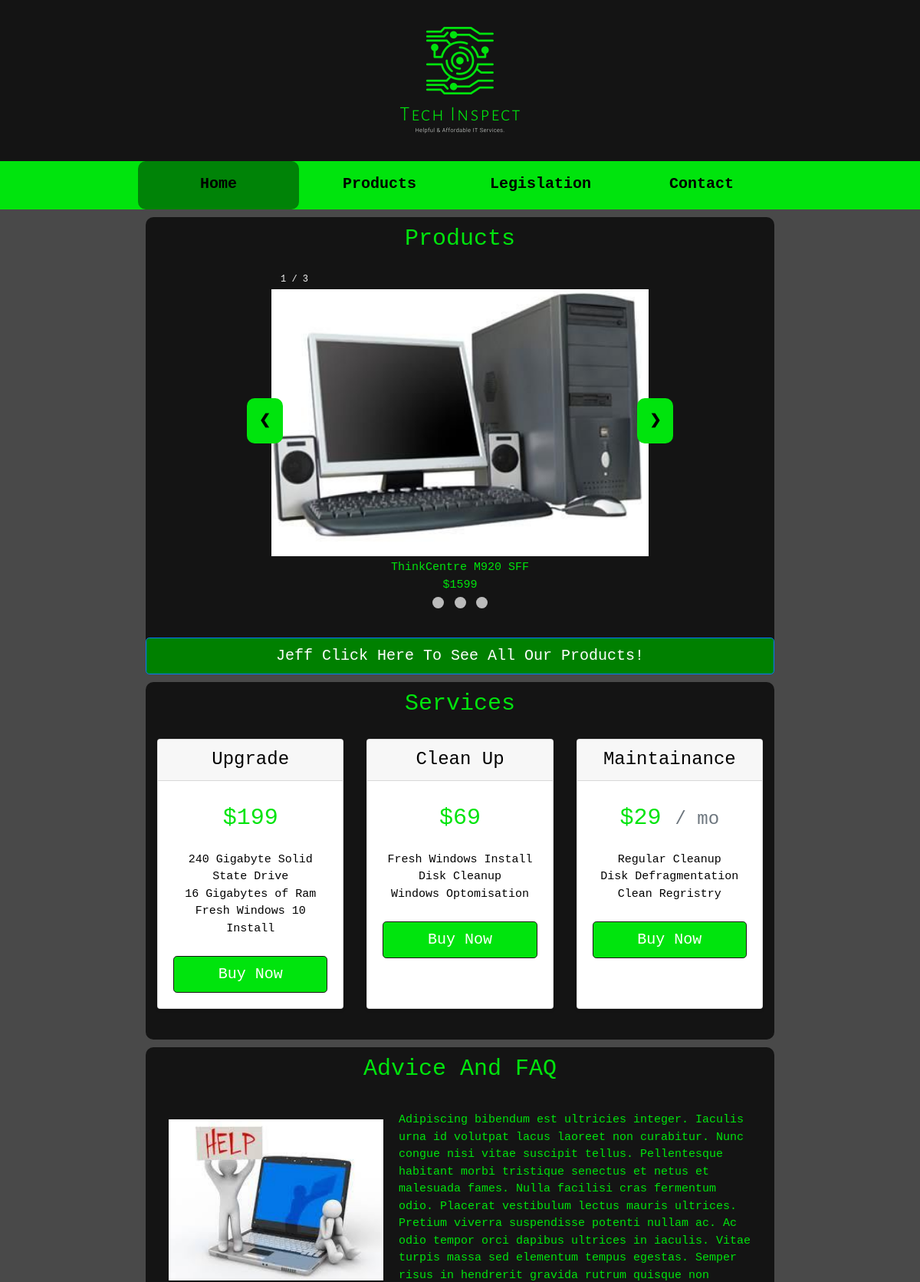
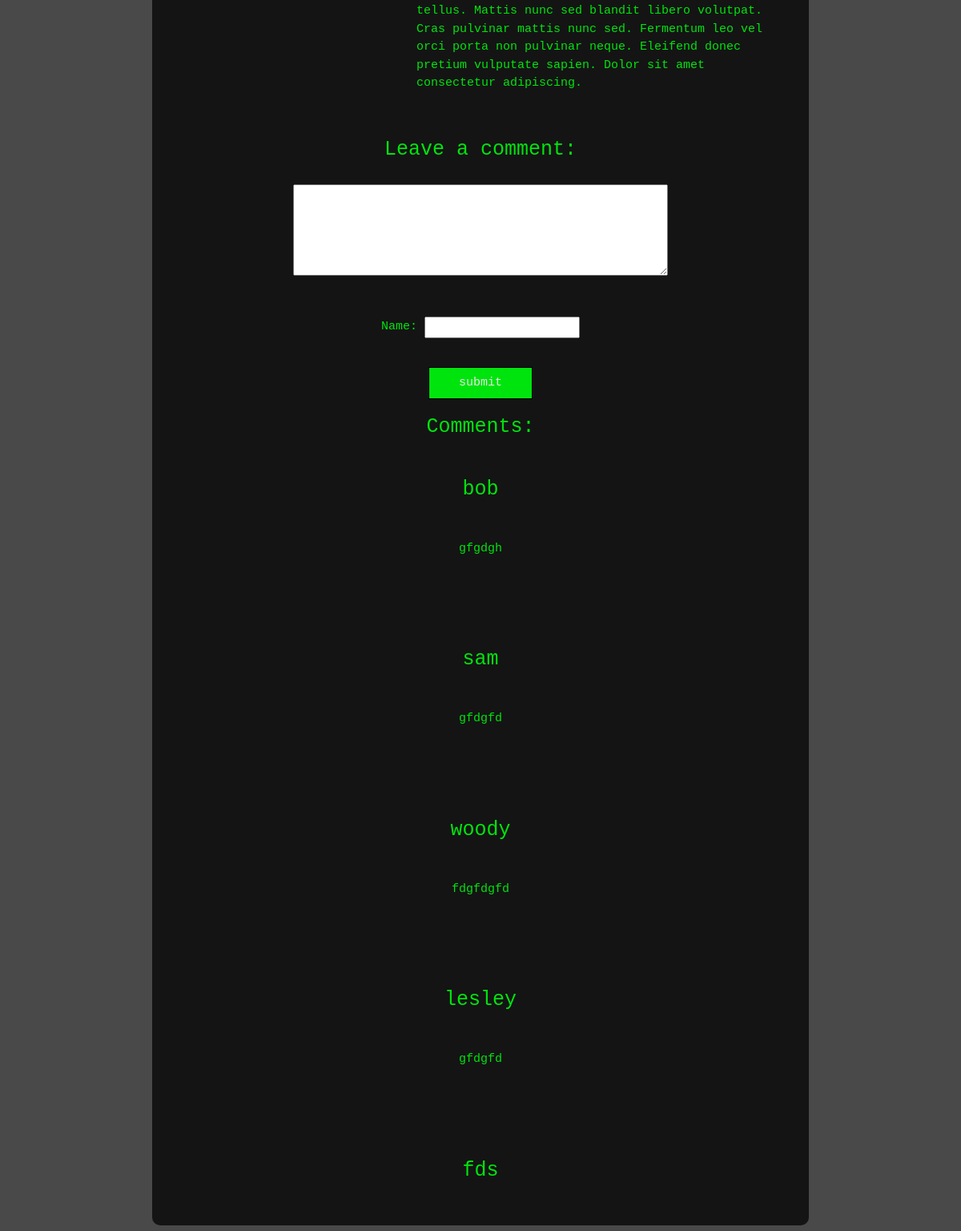
/pages/products (upper part), run on the app's committed database (2 pictures, top to bottom).
### tables this page shows
CREATE TABLE Content (
  IDN varchar(10) ,
  Properties TEXT,
  Something VARCHAR(20),
  PRIMARY KEY (IDN)
	
);

CREATE TABLE Images (
  Indx VARCHAR(10),
  Prop TEXT
	
);

CREATE TABLE Comments (
  Indx VARCHAR(10),
  Prop TEXT,
  FName varchar(30),
  TDate varchar (15)
	
);

### app/controllers/Pages.php (called while the page is built, shortened)
<?php
    class Pages extends Controller {
      public function __construct() {
        $this->_page = $this->model('_content');
      }
      public function products(){
        $title = $this->_page->title();
        $paragraph = $this->_page->paragraph();
        $image = $this->_page->image();
        $comments = $this->_page->comments();
        $data = [
         'title' => $title,
         'paragraph' => $paragraph,
         'image' => $image,
         'comments' => $comments,
         'title2' => "fds",
       ];
        $this->view('pages/template_products', $data);
       }
    }

### app/libraries/Core.php (called while the page is built, shortened)
<?php
    class Core {
        protected $currentMethod = 'index';
        public function __construct() {
            $url = $this->getURL();
            if(file_exists('../app/controllers/' . ucwords($url[0]) . '.php')) {
                unset($url[0]);
            }
            $this->currentController = new $this->currentController;
            if(isset($url[1])) {
                if(method_exists($this->currentController, $url[1])) {
                    $this->currentMethod = $url[1];
                    unset($url[1]);
                }
            }
            $this->params = $url ? array_values($url) : [null];
            call_user_func_array([$this->currentController, $this->currentMethod], $this->params);
        }
        public function getURL() {
            if(isset($_GET['url'])) {
                $url = rtrim($_GET['url'], '/');
                $url = filter_var($url, FILTER_SANITIZE_URL);
                $url = explode('/', $url);
                return $url;
            }
        }
    }
?>

### public/index.php (called while the page is built, shortened)
<?php
    $init = new Core();
?>

### app/libraries/Database.php (called while the page is built, shortened)
<?php
    class Database {
        private $host = DBHOST;
        private $user = DBUSER;
        private $pass = DBPASS;
        private $dbname = DBNAME;
        private $dbh;
        private $stmt;
        public function __construct() {
            $dsn = "mysql:host=".$this->host.";dbname=".$this->dbname;
            $options = [
                PDO::ATTR_PERSISTENT => true,
                PDO::ATTR_ERRMODE => PDO::ERRMODE_EXCEPTION
            ];
            try {
                $this->dbh = new PDO($dsn, $this->user, $this->pass, $options);
            } catch (PDOException $e) {
                $this->error = $e->getMessage();
                echo $this->error;
            }
        }
        public function query($sql) {
            $this->stmt = $this->dbh->prepare($sql);
        }
        public function execute() {
            return $this->stmt->execute();
        }
        public function resultSet() {
            $this->execute();
            return  $this->stmt->fetchAll(PDO::FETCH_ASSOC);
        }
    }
?>

### app/models/_content.php (called while the page is built, shortened)
<?php
class _content{
    private $db;
    public function __construct() {
        $this->db = new Database;
    }
    public function title() {
        $this->db->query('SELECT * FROM Content ');
        return $this->db->resultSet();
    }
    public function paragraph() {
        $this->db->query('SELECT * FROM Content ');
        return $this->db->resultSet();
    }
    public function image(){
        $this->db->query('SELECT * FROM Images');
        return $this->db->resultSet();
    }
    public function comments(){
        $this->db->query('SELECT * FROM Comments');
        return $this->db->resultSet();
    }
}

### app/views/pages/template_products.php (the view, shortened to what this page needs)
<?php include(APPROOT . "/views/includes/header.php"); ?>
<section>
        <div class="container1">
            <div class="content3">
                <div class="box1">
                    <h1><?php echo $data['title'][10]['Properties']; ?></h1>
                    <div class="slideshow-container1">
                        <div class="mySlides1 fade1">
                            <div class="numbertext1">1 / 3</div>
                            <img src="<?php echo $data['image'][3]['Prop']; ?>" style="width:100%">
                            <div class="text1"><?php echo $data['title'][11]['Properties']; ?></div>
                        </div>
                        <a class="prev1" onclick="plusSlides(-1)">&#10094;</a>
                        <a class="next1" onclick="plusSlides(1)">&#10095;</a>
                    </div>
                    <br>
                    <div style="text-align:center">
                        <span class="dot1" onclick="currentSlide(1)"></span>
                        <span class="dot1" onclick="currentSlide(2)"></span>
                        <span class="dot1" onclick="currentSlide(3)"></span>
                    </div>
                    <form action="<?php echo URLROOT . 'pages/productlist/'; ?>">
                    <button type="submit"  style="background-color:green;" class="btn btn-lg btn-block btn-primary">Jeff Click Here To See All Our Products! </button>
                    </form>
                  </div>
                <div class="box2">
                    <h1>Services</h1>
                    <div class="container">
                    <div class="card-deck mb-3 text-center">
                              <div class="card mb-4 shadow-sm">
                                <div class="card-header">
                                  <h4 class="my-0 font-weight-normal"><?php echo $data['title'][4]['Properties']; ?></h4>
                                </div>
                                <div class="card-body">
                                  <h1 class="card-title pricing-card-title">$199<small class="text-muted"></small></h1>
                                  <ul class="list-unstyled mt-3 mb-4">
                                    <li><?php echo $data['title'][7]['Properties']; ?></li>
                                  </ul>
                                  <button type="button" class="btn btn-lg btn-block btn-primary">Buy Now</button>
                                </div>
                              </div>
                              <div class="card mb-4 shadow-sm">
                                <div class="card-header">
                                  <h4 class="my-0 font-weight-normal"><?php echo $data['title'][5]['Properties']; ?></h4>
                                </div>
                                <div class="card-body">
                                  <h1 class="card-title pricing-card-title">$69 <small class="text-muted"></small></h1>
                                  <ul class="list-unstyled mt-3 mb-4">
                                    <li><?php echo $data['title'][8]['Properties']; ?></li>
                                  </ul>
                                  <button type="button" class="btn btn-lg btn-block btn-primary">Buy Now</button>
                                </div>
                              </div>
                              <div class="card mb-4 shadow-sm">
                                <div class="card-header">
                                  <h4 class="my-0 font-weight-normal"><?php echo $data['title'][12]['Properties']; ?></h4>
                                </div>
                                <div class="card-body">
                                  <h1 class="card-title pricing-card-title">$29 <small class="text-muted">/ mo</small></h1>
                                  <ul class="list-unstyled mt-3 mb-4">
                                    <li><?php echo $data['title'][9]['Properties']; ?></li>
                                  </ul>
                                  <button type="button" class="btn btn-lg btn-block btn-primary">Buy Now</button>
                                </div>
                              </div>
                            </div>
                          </div>
                </div>
                <div class="box3">
                    <h1><?php echo $data['title'][18]['Properties'];  ?></h1>
                    <div class="para1">
                            <img src="<?php echo $data['image'][2]['Prop']; ?>"  alt="help">
                        <p><?php echo $data['paragraph'][19]['Properties']; ?></p>
                    </div>
                    <div id="center">
                    <h2><?php echo $data['title'][20]['Properties']; ?></h2>
                    <form name="form2" class="form2" action="<?php echo URLROOT . 'pages/processFrom/'; ?>" method="POST" >
                    <div><textarea name="Prop" id="Prop" cols="50vw" rows="5"></textarea></div>
                   <br> <p>Name: <input type="text" name="FName" id="FName"></p>
                    <input type="submit" class="button2" value="submit"> <br>
                    <h2>Comments:</h2>
                    <?php
                    $output = "";
                      foreach($data['comments'] as $item) {
                      $output .= "<h2>";
                      $output .= $item['FName'];
                      $output .= "</h2>";
                      $output .= "<h3>";
                      $output .= $item['TDate'];
                      $output .= "</h3>";
                      $output .= "<p>";
                      $output .= $item['Prop'];
                      $output .= "<p>";
                    }
                    echo $output;
                ?></h2>
                   <h2><?php echo $data['title2'] ?></h2>
                    </form>
                    </div>
                </div>
            </div>
        </div>
    </section>
<?php include(APPROOT . "/views/includes/footer.php"); ?>

### app/libraries/Controller.php (shortened to what this page needs)
<?php
    class Controller {
        public function model($model) {
            if(file_exists('../app/models/' . $model . '.php')) {
                return new $model();
            } else {
                die('Model does not exists');
            }
        }
        public function view($view, $data = []) {
            if(file_exists('../app/views/' . $view . '.php')) {
                require_once '../app/views/' . $view . '.php';
            } else {
                die('View does not exists');
            }
        }
    }
?>

### app/views/includes/header.php (shortened to what this page needs)
<!DOCTYPE html>
<html lang="en">
<head>
    <link rel="stylesheet" href="https://stackpath.bootstrapcdn.com/bootstrap/4.1.3/css/bootstrap.min.css">
    <link rel="stylesheet" href="/css/style.css" type="text/css" />
</head>
<body>
<header>
    <div class="branding">
        <img id="banner" src="/images/banner.png" alt="banner">
    </div>
    <nav>  <ul>
        <li id="current"><a href='/pages/index'>Home</a></li>
        <li><a href='/pages/products'>Products</a> </li>
        <li><a href='/pages/legislation'>Legislation</a> </li>
        <li><a href='/pages/contact'>Contact</a> </li>
    </ul>
    </nav>
</header>

### app/views/includes/footer.php (shortened to what this page needs)
</body>

### public/css/style.css (style rules this page uses)
* { padding:0; margin:0; }
:root { --MainContainerWidth: 70%; --BoxColour:#141414; --TechGreen: #00e40d; --TechBlack:#141414; }
body { font-family: 'Courier New', Courier, monospace; font-size: 15px; line-height: 1.5; padding: 0; margin: 0 ; }
#banner { width: var(--MainContainerWidth); }
header { text-align: center; background-color: var(--TechBlack); }
nav { background-color:var(--TechGreen); text-align: center; }
nav ul li { display: inline; padding-bottom: 18px; padding-top: 15px ; }
nav ul { display: grid; grid-template-columns: 1fr 1fr 1fr 1fr ; width:var(--MainContainerWidth); margin:0 auto; }
nav a { color: black ; font-size: 20px; font-weight:bold; }
#current { background-color:#008307; border-radius: 10px; }
h1 { font-size:30px; color: var(--TechGreen); text-align: center; padding:10px; font-weight: normal; }
h2 { font-size: 25px; color:var(--TechGreen); padding: 20px; }
p { color: var(--TechGreen); padding: 20px; }
.container1 { background-color: rgb(73, 73, 73); color: black; width:100%; }
.form2 { padding-bottom:25px; }
.form2 .button2 { background-color: var(--TechGreen); height:40px; color:#e8e8e8; border: #030303 1px solid; width:130px; }
.content3 { display:grid; grid-template-areas: 'box1' 'box2' 'box3'; grid-gap: 10px; width: var(--MainContainerWidth); margin:0 auto; padding-top:10px; padding-left:10px; padding-right:10px; }
.box1 { grid-area: box1; background-color:var(--BoxColour); border-radius: 10px; text-align: center; }
.box2 { grid-area: box2; background-color:var(--BoxColour); border-radius: 10px; }
.box3 { grid-area: box3; background-color:var(--BoxColour); border-radius: 10px; margin-bottom: 10px; }
.container { padding-top:10px }
.container .btn { background-color:var(--TechGreen); border-color: var(--TechBlack); }
#center { text-align: center; }
.para1 { display:grid ; grid-template-columns: 3fr 5fr; padding-left:10px; padding-right:10px; }
.para1 img { padding-top: 30px; width: 100%; padding-left:20px; }
* { box-sizing:border-box }
.slideshow-container1 { width: 60%; position: relative; margin: auto; padding-top:30px; padding-bottom: 10px; }
.mySlides1 { display: none; }
.prev1, .next1 { cursor: pointer; position: absolute; top: 50%; margin-top: -22px; padding: 16px; color: var(--TechBlack); font-weight: bold; font-size: 18px; transition: 0.6s ease; border-radius: 0 3px 3px 0; user-select: none; }
.next1 { left: 97%; border-radius: 3px 0 0 3px; background-color:var(--TechGreen); border-radius: 10px; }
.prev1 { right:97%; background-color:var(--TechGreen); border-radius: 10px; }
.text1 { color: var(--TechGreen); font-size: 15px; padding: 8px 12px; position: absolute; bottom: -47px; width: 100%; text-align: center; }
.numbertext1 { color: #f2f2f2; font-size: 12px; padding: 8px 12px; position: absolute; top: 0; }
.dot1 { cursor: pointer; height: 15px; width: 15px; margin: 0 2px; background-color: #bbb; border-radius: 50%; display: inline-block; transition: background-color 0.6s ease; margin-bottom: 30px; margin-top: 20px }

### data on the page
content: Properties "Products"
images: Prop (picture)
content: Properties "ThinkCentre M920 SFF $1599"
content: Properties "Upgrade"
content: Properties "240 Gigabyte Solid State Drive 16 Gigabytes of Ram Fresh Windows 10 Install"
content: Properties "Clean Up"
content: Properties "Fresh Windows Install Disk Cleanup Windows Optomisation"
content: Properties "Maintainance"
content: Properties "Regular Cleanup Disk Defragmentation Clean Regristry"
content: Properties "Advice And FAQ"
images: Prop (picture)
content: Properties "Adipiscing bibendum est ultricies integer. Iaculis urna id volutpat lacus laoreet non curabitur. Nunc congue nisi vitae suscipit tellus. Pellentesque habitant morbi tristique senectus et netus et malesuada fames. Nulla facilisi cras fermentum odio. Placerat vestibulum lectus mauris ultrices. Pretium viverra suspendisse potenti nullam ac. Ac odio tempor orci dapibus ultrices in iaculis. Vitae turpis massa sed elementum tempus egestas. Semper risus in hendrerit gravida rutrum quisque non tellus. Mattis nunc sed blandit libero volutpat. Cras pulvinar mattis nunc sed. Fermentum leo vel orci porta non pulvinar neque. Eleifend donec pretium vulputate sapien. Dolor sit amet consectetur adipiscing."
content: Properties "Leave a comment:"
comments: value "bob gfgdgh"
comments: value "sam gfdgfd"
comments: value "woody fdgfdgfd"
comments: value "lesley gfdgfd"

### other printed values
$data['title2'] "fds"
